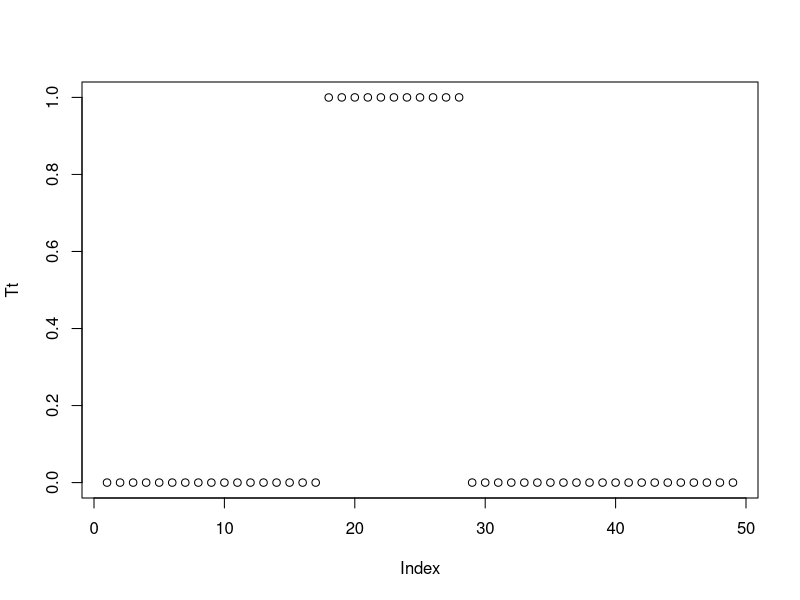
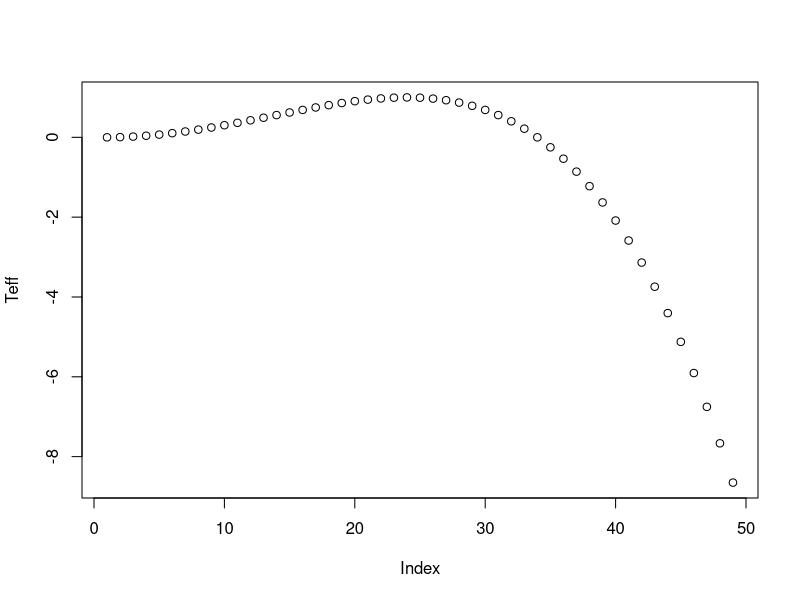
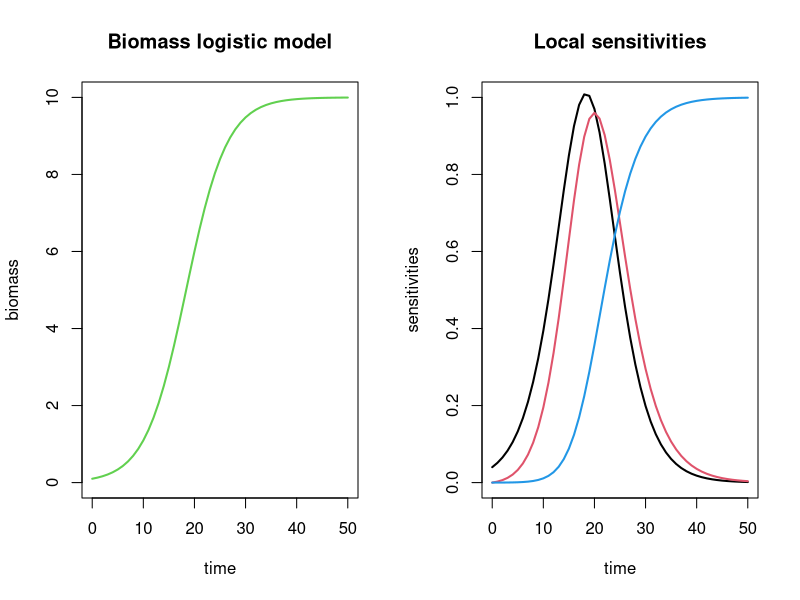

Here is the R script that generated these plots, in order: (Note: this script raises an error after producing the figures.)
library(deSolve) ### https://cran.r-project.org/web/packages/deSolve/vignettes/deSolve.pdf
### Set vector with parameters and initial condition for simulation
parms1 <- c(r = 0.25, Mx = 10, M = 0.1, sr = 0, sMx = 0, sM0 = 1)
end.time <- 50
time.vec <- 0:(end.time)
### Define simulation model
Mod <- function(t, y, par) {
  with(as.list(c(par, y)), {
    dM <- r*M*(1 - M/Mx)
    dsr <- M*(1 - M/Mx) + r*(1 - (2*M)/Mx)*sr
    dsMx <- r*M^2/Mx^2 + r*(1 - (2*M)/Mx)*sMx
    dsM0 <- r*(1 - (2*M)/Mx)*sM0
    return(list(c(dM, dsr, dsMx, dsM0)))
  })
}
out.model <- ode(y = c(parms1["M"], parms1["sr"], parms1["sMx"], parms1["sM0"]),
                 times = time.vec, func = Mod, parms = c(parms1["r"], parms1["Mx"]) )
### Write data to file (for post-processing and pictures)
filename.output <- "out.dat"
write.table(out.model, filename.output)
### Plot
png(filename = "fig1AandB.png", width = 8, height = 4, units = 'in', res = 300)
par(mfrow=c(1,2))
plot(out.model[,1], out.model[,2], main = "Biomass logistic model", xlab = "time",
     ylab = "biomass", ylim = c(0,10), type = "l", lwd = 2, col = 3)
plot(out.model[,1], (out.model[,5]*0.04), main = "Local sensitivities", xlab = "time",
     ylab = "sensitivities", ylim = c(0,1.), type = "l", lwd = 2, col = 1)
lines(out.model[,1], (out.model[,3]*0.02), lwd = 2, col = 2)
lines(out.model[,1], (out.model[,4]*1), lwd = 2, col = 4)
dev.off()


# Temperature model --------------

T_L <- 18.85
T_H <- 29.85
T_AL <- 19726.85
T_AH <- 59726.85
x <- seq(2, 50, by = 1)
Tt <- (1 + exp(T_AL/x - T_AL/T_L) + exp(T_AH/T_H - T_AH/x)) ^ -1
plot(Tt)

Tmin <- 2
a <- log(2)/log((35 - Tmin)/(25-Tmin))
Teff <- (2 * (x-Tmin)^a * (25- Tmin)^a - (x - Tmin) ^ (2*a))/((25-Tmin)^ (2*a))
plot(Teff)


Mod <- function(t, x, y, par) {
  with(as.list(c(par, y)), {
    Teff <- (2 * (x-Tmin)^a * (25- Tmin)^a - (x - Tmin) ^ (2*a))/((25-Tmin)^ (2*a))
    
    dM <- r*M*(1 - M/Mx) * Teff
    
    dsr <- M*(1 - M/Mx) + r*(1 - (2*M)/Mx)*sr
    dsMx <- r*M^2/Mx^2 + r*(1 - (2*M)/Mx)*sMx
    dsM0 <- r*(1 - (2*M)/Mx)*sM0
    return(list(c(dM, dsr, dsMx, dsM0)))
  })
}
out.model <- ode(y = c(parms1["M"], parms1["sr"], parms1["sMx"], parms1["sM0"]),
                 times = time.vec, func = Mod, parms = c(parms1["r"], parms1["Mx"]) )
